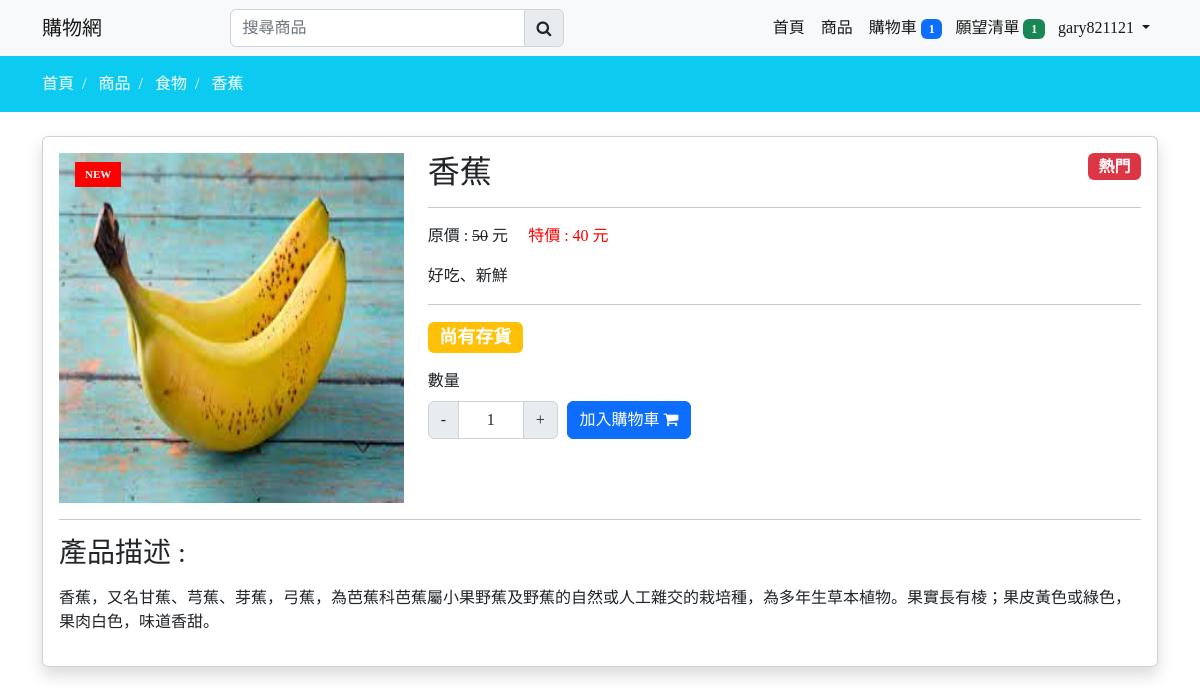
Page /collections/11819d49-0b38-11ed-8ef7-18cc182a562e/758059c7-0b38-11ed-8d01-18cc182a562e/ (signed in) on the committed database.
### mainapp/models.py (models this page shows, shortened)
class Profile(models.Model):
    user = models.OneToOneField(User,on_delete=models.CASCADE,null=True,blank=True)
    first_name = models.CharField(max_length=150,null=True,blank=True)
    last_name = models.CharField(max_length=150,null=True,blank=True)
    phone = models.CharField(max_length=150,null=True,blank=True)
    address = models.CharField(max_length=150,null=True,blank=True)
    email = models.EmailField(max_length=150,null=True,blank=True)
    profile_image = models.ImageField(upload_to=get_profile_file_path,null=True,blank=True)
    create_at = models.DateTimeField(auto_now_add=True)
    @property
    def cart_item_total(self):
        total = len(self.cart_set.all())
        return total
    @property
    def wishlist_item_total(self):
        total = len(self.wishlist_set.all())
        return total

class Cart(models.Model):
    user = models.ForeignKey(Profile,on_delete=models.CASCADE)
    product = models.ForeignKey(Product,on_delete=models.CASCADE)
    product_qty = models.IntegerField(null=False,blank=False)
    create_at = models.DateTimeField(auto_now_add=True)

class Wishlist(models.Model):
    user = models.ForeignKey(Profile,on_delete=models.CASCADE)
    product = models.ForeignKey(Product,on_delete=models.CASCADE)
    create_at = models.DateTimeField(auto_now_add=True)

class Product(models.Model):
    category = models.ForeignKey(Category,on_delete=models.CASCADE)
    slug = models.SlugField(null=False,unique=True,default=uuid.uuid1)
    name = models.CharField(max_length=150,null=False,blank=False)
    product_image = models.ImageField(upload_to=get_file_path,null=True,blank=True)
    small_description = models.CharField(max_length=150,null=False,blank=False)
    description = models.TextField(max_length=500,null=False,blank=False)
    quantity = models.IntegerField(null=False,blank=False)
    original_price = models.IntegerField(null=False,blank=False)
    selling_price = models.IntegerField(null=False,blank=False)
    status = models.BooleanField(default=False,help_text='0=default,1=Hidden')
    trending = models.BooleanField(default=False,help_text='0=default,1=Trending')
    tag = models.CharField(max_length=150,null=True,blank=True)
    meta_title = models.CharField(max_length=150,null=True,blank=True)
    meta_keywords = models.CharField(max_length=150,null=True,blank=True)
    meta_description = models.CharField(max_length=150,null=True,blank=True)
    created_at = models.DateTimeField(auto_now_add=True)
    @property
    def product_imageURL(self):
        try:
            url = self.product_image.url
        except:
            url = ''
        return url

class Category(models.Model):                                        #editable 不可修改(會直接不顯示)
    slug = models.SlugField(null=False,unique=True,default=uuid.uuid1,editable=False)
    name = models.CharField(max_length=150,null=False,blank=False)
    image = models.ImageField(upload_to=get_file_path,null=True,blank=True)
    description = models.TextField(max_length=500,null=False,blank=False)
    status = models.BooleanField(default=False,help_text='0=default,1=Hidden')
    trending = models.BooleanField(default=False,help_text='0=default,1=Trending') #趨勢
    meta_title = models.CharField(max_length=150,null=False,blank=False)
    meta_keywords = models.CharField(max_length=150,null=False,blank=False)
    meta_description = models.TextField(max_length=150,null=False,blank=False)
    created_at = models.DateTimeField(auto_now_add=True)

### mainapp/views.py (the view)
# urls.py: path('collections/<slug:cate_slug>/<slug:prod_slug>/',views.productview, name='productview'),
def productview(request,cate_slug,prod_slug):
    if request.user.is_authenticated:
        profile = Profile.objects.get(user=request.user)
    if Category.objects.filter(slug=cate_slug,status=0):
        if Product.objects.filter(slug=prod_slug,status=0):
            products = Product.objects.filter(slug=prod_slug,status=0).first()
            if request.user.is_authenticated:
                hasitem_in_cart = Cart.objects.filter(user=request.user.profile,product__slug=prod_slug).exists()
        else:
            messages.error(request,'沒有相關產品')
            return redirect('collections')
    else:
        messages.error(request,'沒有相關類別')
        return redirect('collections')
    return render(request,'store/products/productview.html',locals())

### mainapp/templates/store/products/productview.html (shortened to what this page needs)
{% extends 'store/layouts/main.html' %}
{% load static %}
{% block content %}
<div class="py-3 bg-info">
    <div class="container">
        <a class="text-white" href="{% url 'home' %}">首頁 &nbsp;/ &nbsp;</a>
        <a class="text-white" href="{% url 'collections' %}">商品 &nbsp;/ &nbsp;</a>
        <a class="text-white" href="{% url 'collectionsview' products.category.slug %}">{{products.category.name}} &nbsp;/ &nbsp;</a>
        <a class="text-white" href="{% url 'productview' products.category.slug products.slug %}"> {{products.name}}</a>
    </div>
</div>
<div class="container mt-4">
    <div class="row">
        <div class="col-md-12">
            <div class="card shadow product_data">
                <div class="card-body">
                    <div class="row">
                        <div class="col-md-4">
                            {% if products.tag %}
                                <label class="product-viewtag">{{products.tag}}</label>
                            {% endif %}
                            <img src="{% static products.product_imageURL %}"  height="350px"  class="w-100" alt="Image">
                        </div>
                        <div class="col-md-8">
                            <h2 class="mb-0">
                                {{products.name}}
                                {% if products.trending %}
                                    <label style="font-size: 16px;" class="float-end badge bg-danger trending_tag"> 熱門 </label>
                                {% endif %}
                            </h2>
                            <hr>
                            <label class="me-3">原價 : <s>{{products.original_price}}</s> 元</label>
                            <label class="fw-blod" style="color: red;">特價 : {{products.selling_price}} 元</label>
                            <p class="mt-3">{{products.small_description}}</p>
                            <hr>
                            {% if products.quantity > 0 %}
                                <h4><span class="badge bg-warning">尚有存貨</span></h4>
                            {% else %}
                                <h4><span class="badge bg-danger">售罄</span></h4>
                            {% endif %}
                            <div class="row mt-3">
                                {% if products.quantity > 0 %}
                                <div class="col-md-2">
                                    <label for="Quantity" class="mb-2">數量</label>
                                    <div class="input-group text-center mb-3" style="width: 130px;">
                                        <button class="input-group-text decrement-btn">-</button>
                                        <input type="text" class="form-control text-center qty-input" name="quantity" value="1">
                                        <button class="input-group-text increment-btn">+</button>
                                    </div>
                                </div>
                                {% endif %}
                                <div class="col-md-10 ">
                                    <br>
                                    {% if products.quantity > 0 %}
                                        <button type="button" class="btn btn-primary ms-3 me-4 mt-2 addToCartBtn">
                                            加入購物車 <i class="fa fa-shopping-cart"></i>
                                        </button>
                                    {% endif %}
                                </div>
                            </div>
                        </div>
                    </div>
                    <div class="col-md-12">
                        <hr>
                        <h3>產品描述 : </h3>
                        <p class="mt-3">{{products.description}}</p>
                    </div>
                </div>
            </div>
        </div>
    </div>
</div>
{% endblock content %}

### mainapp/templates/store/inc/navbar.html (shortened to what this page needs)
<nav class="navbar navbar-expand-lg bg-light" id="item_count">
    <div class="container">
      <a class="navbar-brand" href="{% url 'home' %}">購物網</a>
      <div class="search-bar">
        <form action="{% url 'search_product' %}" method="POST">
          <div class="input-group">
            <input type="search" class="form-control" id="search_product" name="search_product" placeholder="搜尋商品" required>
            <button class="input-group-text"><i class="fa fa-search"></i></button>
          </div>
      </form>
      </div>
      <div class="collapse navbar-collapse" id="navbarNav">
        <ul class="navbar-nav ms-auto">
          <li class="nav-item">
            <a class="nav-link active {% if request.resolver_match.url_name == 'home' %}navactive{% endif %}" aria-current="page" href="{% url 'home' %}">首頁</a>
          </li>
          <li class="nav-item">
            <a class="nav-link active {% if request.resolver_match.url_name == 'collections' %}navactive{% endif %}" href="{% url 'collections' %}">商品</a>
          </li>
          <li class="nav-item">
            <a class="nav-link active {% if request.resolver_match.url_name == 'cart' %}navactive{% endif %}" aria-current="page" href="{% url 'cart' %}">
              購物車
              {% if profile.cart_item_total > 0 %}
              <span class="badge badge-pill bg-primary cart-count" style="margin-right: -3px;">{{profile.cart_item_total}}</span>
              {% endif %}
            </a>
          </li>
          <li class="nav-item">
            <a class="nav-link active {% if request.resolver_match.url_name == 'wishlist' %}navactive{% endif %}" aria-current="page" href="{% url 'wishlist' %}">
              願望清單
              {% if profile.wishlist_item_total > 0 %}
              <span class="badge badge-pill bg-success wishlist-count" style="margin-right: -3px;">{{profile.wishlist_item_total}}</span>
              {% endif %}
            </a>
          </li>
          {% if request.user.is_authenticated %}
          <li class="nav-item dropdown">
            <a class="nav-link dropdown-toggle active ints"
            href="#" role="button" data-bs-toggle="dropdown" aria-expanded="false">
              {{request.user}}
            </a>
          </li>
          {% else %}
          <li class="nav-item">
            <a class="nav-link" href="{% url 'login' %}">登入</a>
          </li>
          {% endif  %}
        </ul>
      </div>
    </div>
  </nav>

### static/css/custom.css (style rules this page uses)
.search-bar { width: 30% !important; margin-left: 10%; }

### mainapp/templates/store/layouts/main.html (style rules this page uses)
* { font-family: 'Noto Serif TC', serif; }
a { text-decoration: none; }
.product-viewtag { background-color: red; color: #fff; font-size: 11px; line-height: 1; position: absolute; text-align: center; text-transform: uppercase; top: 25px; margin-left: 1rem; padding: 7px 10px; font-weight: 600; min-width: 45px; }

### rows in the picture
Profile: cart_item_total "1", wishlist_item_total "1"
Product: category.name "食物", name "香蕉", tag "NEW", product_image (picture), original_price "50", selling_price "40", small_description "好吃、新鮮", description "香蕉，又名甘蕉、芎蕉、芽蕉，弓蕉，為芭蕉科芭蕉屬小果野蕉及野蕉的自然或人工雜交的栽培種，為多年生草本植物。果實長有棱；果皮黃色或綠色，果肉白色，味道香甜。"

### other values in the picture
{{ request.user }} "gary821121"
